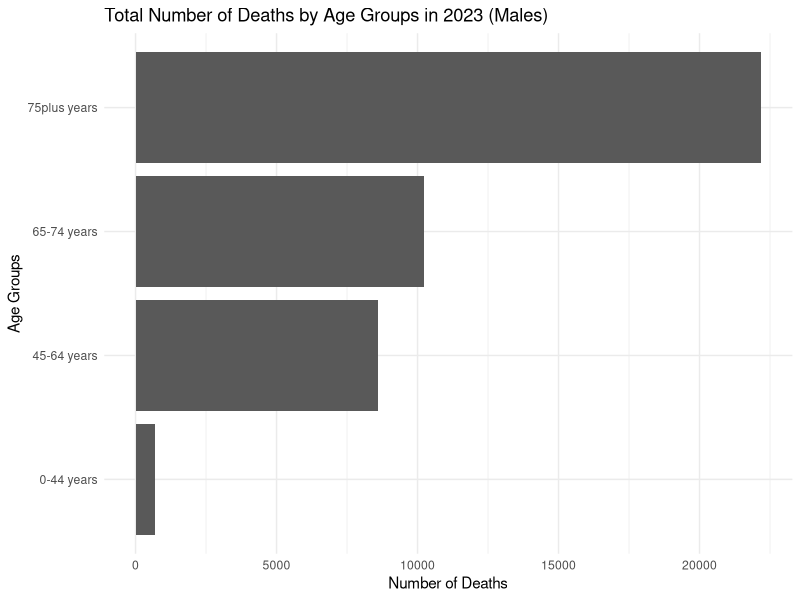

Write the R code that produced this figure.
## ---- chunk 1
knitr::opts_chunk$set(echo = TRUE)
## ---- chunk 2
library(tidyverse)
# Add any other libraries here
library(dplyr)


## ---- chunk 3
# load your data 
getwd()

hd_mortalitybyca<- read.csv("data/hd_mortalitybyca.csv")

## ---- chunk 4
# cleaning data
hd_mortalitybyca <- hd_mortalitybyca [, c("Year", "AgeGroup", "Sex", "Diagnosis", "NumberOfDeaths", "CrudeRate", "Ca")]

hd_mortalitybyca <- hd_mortalitybyca %>%
  filter( Diagnosis == "Coronary Heart Disease", Ca != "S92000003")


## ---- chunk 5
#grouping by gender & age group
hd_mortalitybyca <- hd_mortalitybyca %>%
  filter(AgeGroup %in% c("0-44 years", "45-64 years", "65-74 years", "75plus years")) %>%
  arrange(AgeGroup)

hd_mortalitybyca <- hd_mortalitybyca %>%
  filter(Sex != "All") %>%
  arrange(Sex)

## ---- chunk 6
#problem screating bar plot for 
hd_mortality_male <- hd_mortalitybyca %>%
  filter(Sex == "Male") %>%
  group_by(AgeGroup) %>%
  summarise(total_deaths = sum(NumberOfDeaths, na.rm = TRUE)
  )
  
ggplot(data = hd_mortality_male,
       aes(x = total_deaths,
           y = AgeGroup)) +
  geom_col() +
  labs(
    x = "Number of Deaths",
    y = "Age Groups",
    title = "Total Number of Deaths by Age Groups in 2023 (Males)"
  ) +
  theme_minimal()
